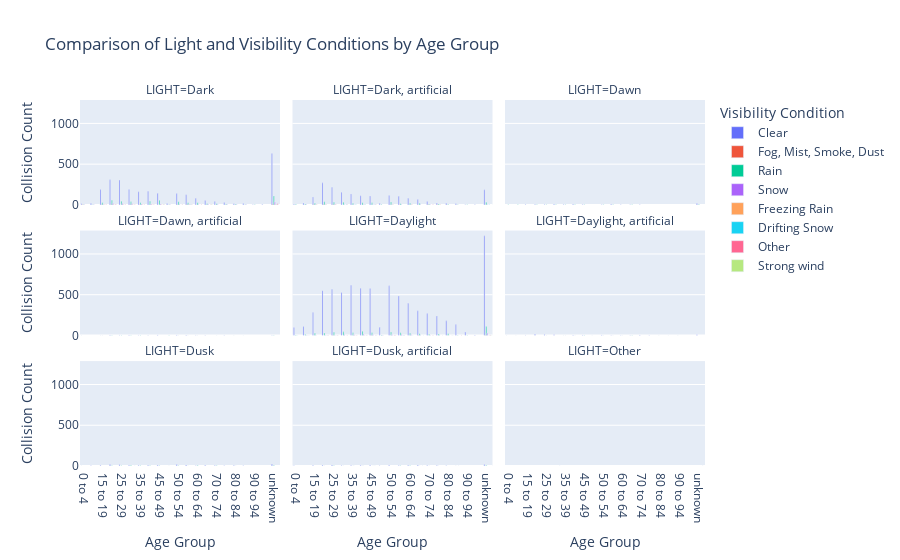

This figure's notebook cell:
### Code cell
# Filter out rows with null age values and get unique age groups
valid_age_groups = df.dropna(subset=['INVAGE'])['INVAGE'].unique()

# Group by age group, light conditions, and visibility conditions, and count the occurrences of collisions
age_light_visibility_counts = df.groupby(['INVAGE', 'LIGHT', 'VISIBILITY']).size().reset_index(name='Collision Count')

# Filter only the rows with valid age groups
age_light_visibility_counts = age_light_visibility_counts[age_light_visibility_counts['INVAGE'].isin(valid_age_groups)]

# Create a grouped bar plot using Plotly
fig = px.bar(age_light_visibility_counts, x='INVAGE', y='Collision Count', color='VISIBILITY',
             facet_col='LIGHT', facet_col_wrap=3,
             title='Comparison of Light and Visibility Conditions by Age Group',
             labels={'Collision Count': 'Collision Count', 'INVAGE': 'Age Group', 'VISIBILITY': 'Visibility Condition'},
             barmode='group')

# Show the plot
fig.show()

### Figure 1 — Plotly figure (JSON) as saved in the notebook; plotly's stock layout.template omitted (floating-point values rounded to 4 significant figures)
{"data": [{"alignmentgroup": "True", "hovertemplate": "Visibility Condition=Clear<br>LIGHT=Dark<br>Age Group=%{x}<br>Collision Count=%{y}<extra></extra>", "legendgroup": "Clear", "marker": {"color": "#636efa", "pattern": {"shape": ""}}, "name": "Clear", "offsetgroup": "Clear", "orientation": "v", "showlegend": true, "textposition": "auto", "type": "bar", "x": ["0 to 4", "10 to 14", "15 to 19", "20 to 24", "25 to 29", "30 to 34", "35 to 39", "40 to 44", "45 to 49", "5 to 9", "50 to 54", "55 to 59", "60 to 64", "65 to 69", "70 to 74", "75 to 79", "80 to 84", "85 to 89", "90 to 94", "Over 95", "unknown"], "xaxis": "x7", "y": [13, 22, 188, 308, 305, 189, 162, 168, 144, 17, 139, 125, 82, 54, 41, 29, 15, 16, 2, 4, 632], "yaxis": "y7"}, {"alignmentgroup": "True", "hovertemplate": "Visibility Condition=Clear<br>LIGHT=Dark, artificial<br>Age Group=%{x}<br>Collision Count=%{y}<extra></extra>", "legendgroup": "Clear", "marker": {"color": "#636efa", "pattern": {"shape": ""}}, "name": "Clear", "offsetgroup": "Clear", "orientation": "v", "showlegend": false, "textposition": "auto", "type": "bar", "x": ["0 to 4", "10 to 14", "15 to 19", "20 to 24", "25 to 29", "30 to 34", "35 to 39", "40 to 44", "45 to 49", "5 to 9", "50 to 54", "55 to 59", "60 to 64", "65 to 69", "70 to 74", "75 to 79", "80 to 84", "85 to 89", "90 to 94", "Over 95", "unknown"], "xaxis": "x8", "y": [7, 24, 98, 271, 218, 156, 135, 113, 109, 22, 115, 105, 82, 65, 41, 25, 20, 13, 3, 2, 186], "yaxis": "y8"}, {"alignmentgroup": "True", "hovertemplate": "Visibility Condition=Clear<br>LIGHT=Dawn<br>Age Group=%{x}<br>Collision Count=%{y}<extra></extra>", "legendgroup": "Clear", "marker": {"color": "#636efa", "pattern": {"shape": ""}}, "name": "Clear", "offsetgroup": "Clear", "orientation": "v", "showlegend": false, "textposition": "auto", "type": "bar", "x": ["15 to 19", "20 to 24", "25 to 29", "30 to 34", "35 to 39", "40 to 44", "45 to 49", "50 to 54", "55 to 59", "60 to 64", "65 to 69", "70 to 74", "unknown"], "xaxis": "x9", "y": [4, 5, 4, 8, 4, 9, 6, 3, 8, 3, 3, 1, 16], "yaxis": "y9"}, {"alignmentgroup": "True", "hovertemplate": "Visibility Condition=Clear<br>LIGHT=Dawn, artificial<br>Age Group=%{x}<br>Collision Count=%{y}<extra></extra>", "legendgroup": "Clear", "marker": {"color": "#636efa", "pattern": {"shape": ""}}, "name": "Clear", "offsetgroup": "Clear", "orientation": "v", "showlegend": false, "textposition": "auto", "type": "bar", "x": ["0 to 4", "15 to 19", "20 to 24", "25 to 29", "30 to 34", "35 to 39", "40 to 44", "45 to 49", "50 to 54", "55 to 59", "60 to 64", "65 to 69", "75 to 79", "80 to 84", "85 to 89", "unknown"], "xaxis": "x4", "y": [1, 1, 6, 4, 6, 3, 3, 7, 7, 5, 4, 2, 2, 1, 1, 4], "yaxis": "y4"}, {"alignmentgroup": "True", "hovertemplate": "Visibility Condition=Clear<br>LIGHT=Daylight<br>Age Group=%{x}<br>Collision Count=%{y}<extra></extra>", "legendgroup": "Clear", "marker": {"color": "#636efa", "pattern": {"shape": ""}}, "name": "Clear", "offsetgroup": "Clear", "orientation": "v", "showlegend": false, "textposition": "auto", "type": "bar", "x": ["0 to 4", "10 to 14", "15 to 19", "20 to 24", "25 to 29", "30 to 34", "35 to 39", "40 to 44", "45 to 49", "5 to 9", "50 to 54", "55 to 59", "60 to 64", "65 to 69", "70 to 74", "75 to 79", "80 to 84", "85 to 89", "90 to 94", "Over 95", "unknown"], "xaxis": "x5", "y": [99, 109, 281, 550, 568, 528, 617, 580, 577, 100, 609, 485, 395, 303, 268, 238, 179, 133, 41, 5, 1223], "yaxis": "y5"}, {"alignmentgroup": "True", "hovertemplate": "Visibility Condition=Clear<br>LIGHT=Daylight, artificial<br>Age Group=%{x}<br>Collision Count=%{y}<extra></extra>", "legendgroup": "Clear", "marker": {"color": "#636efa", "pattern": {"shape": ""}}, "name": "Clear", "offsetgroup": "Clear", "orientation": "v", "showlegend": false, "textposition": "auto", "type": "bar", "x": ["0 to 4", "10 to 14", "15 to 19", "20 to 24", "25 to 29", "30 to 34", "35 to 39", "40 to 44", "45 to 49", "5 to 9", "50 to 54", "55 to 59", "60 to 64", "65 to 69", "70 to 74", "75 to 79", "80 to 84", "85 to 89", "90 to 94", "unknown"], "xaxis": "x6", "y": [1, 1, 3, 14, 12, 8, 1, 6, 6, 1, 7, 4, 2, 3, 5, 4, 1, 1, 1, 8], "yaxis": "y6"}, {"alignmentgroup": "True", "hovertemplate": "Visibility Condition=Clear<br>LIGHT=Dusk<br>Age Group=%{x}<br>Collision Count=%{y}<extra></extra>", "legendgroup": "Clear", "marker": {"color": "#636efa", "pattern": {"shape": ""}}, "name": "Clear", "offsetgroup": "Clear", "orientation": "v", "showlegend": false, "textposition": "auto", "type": "bar", "x": ["0 to 4", "10 to 14", "15 to 19", "20 to 24", "25 to 29", "30 to 34", "35 to 39", "40 to 44", "45 to 49", "50 to 54", "55 to 59", "60 to 64", "65 to 69", "70 to 74", "75 to 79", "80 to 84", "85 to 89", "unknown"], "xaxis": "x", "y": [1, 2, 10, 19, 14, 9, 9, 9, 11, 17, 11, 4, 9, 5, 3, 6, 2, 24], "yaxis": "y"}, {"alignmentgroup": "True", "hovertemplate": "Visibility Condition=Clear<br>LIGHT=Dusk, artificial<br>Age Group=%{x}<br>Collision Count=%{y}<extra></extra>", "legendgroup": "Clear", "marker": {"color": "#636efa", "pattern": {"shape": ""}}, "name": "Clear", "offsetgroup": "Clear", "orientation": "v", "showlegend": false, "textposition": "auto", "type": "bar", "x": ["0 to 4", "15 to 19", "20 to 24", "25 to 29", "30 to 34", "35 to 39", "40 to 44", "45 to 49", "5 to 9", "50 to 54", "55 to 59", "60 to 64", "65 to 69", "70 to 74", "75 to 79", "80 to 84", "85 to 89", "unknown"], "xaxis": "x2", "y": [3, 5, 12, 11, 6, 7, 8, 9, 4, 8, 6, 8, 11, 5, 7, 3, 1, 17], "yaxis": "y2"}, {"alignmentgroup": "True", "hovertemplate": "Visibility Condition=Fog, Mist, Smoke, Dust<br>LIGHT=Dark<br>Age Group=%{x}<br>Collision Count=%{y}<extra></extra>", "legendgroup": "Fog, Mist, Smoke, Dust", "marker": {"color": "#EF553B", "pattern": {"shape": ""}}, "name": "Fog, Mist, Smoke, Dust", "offsetgroup": "Fog, Mist, Smoke, Dust", "orientation": "v", "showlegend": true, "textposition": "auto", "type": "bar", "x": ["0 to 4", "15 to 19", "20 to 24", "30 to 34", "35 to 39", "50 to 54", "55 to 59", "unknown"], "xaxis": "x7", "y": [1, 2, 3, 1, 1, 2, 1, 7], "yaxis": "y7"}, {"alignmentgroup": "True", "hovertemplate": "Visibility Condition=Fog, Mist, Smoke, Dust<br>LIGHT=Dark, artificial<br>Age Group=%{x}<br>Collision Count=%{y}<extra></extra>", "legendgroup": "Fog, Mist, Smoke, Dust", "marker": {"color": "#EF553B", "pattern": {"shape": ""}}, "name": "Fog, Mist, Smoke, Dust", "offsetgroup": "Fog, Mist, Smoke, Dust", "orientation": "v", "showlegend": false, "textposition": "auto", "type": "bar", "x": ["15 to 19", "20 to 24", "25 to 29", "55 to 59", "70 to 74", "75 to 79"], "xaxis": "x8", "y": [2, 4, 1, 2, 1, 1], "yaxis": "y8"}, {"alignmentgroup": "True", "hovertemplate": "Visibility Condition=Fog, Mist, Smoke, Dust<br>LIGHT=Daylight<br>Age Group=%{x}<br>Collision Count=%{y}<extra></extra>", "legendgroup": "Fog, Mist, Smoke, Dust", "marker": {"color": "#EF553B", "pattern": {"shape": ""}}, "name": "Fog, Mist, Smoke, Dust", "offsetgroup": "Fog, Mist, Smoke, Dust", "orientation": "v", "showlegend": false, "textposition": "auto", "type": "bar", "x": ["15 to 19", "25 to 29", "35 to 39", "40 to 44", "45 to 49", "60 to 64", "65 to 69", "80 to 84", "unknown"], "xaxis": "x5", "y": [1, 2, 1, 1, 2, 1, 2, 1, 4], "yaxis": "y5"}, {"alignmentgroup": "True", "hovertemplate": "Visibility Condition=Rain<br>LIGHT=Dark<br>Age Group=%{x}<br>Collision Count=%{y}<extra></extra>", "legendgroup": "Rain", "marker": {"color": "#00cc96", "pattern": {"shape": ""}}, "name": "Rain", "offsetgroup": "Rain", "orientation": "v", "showlegend": true, "textposition": "auto", "type": "bar", "x": ["0 to 4", "10 to 14", "15 to 19", "20 to 24", "25 to 29", "30 to 34", "35 to 39", "40 to 44", "45 to 49", "5 to 9", "50 to 54", "55 to 59", "60 to 64", "65 to 69", "70 to 74", "75 to 79", "80 to 84", "85 to 89", "90 to 94", "unknown"], "xaxis": "x7", "y": [2, 2, 26, 57, 46, 38, 27, 44, 56, 2, 40, 28, 27, 15, 15, 8, 8, 3, 1, 110], "yaxis": "y7"}, {"alignmentgroup": "True", "hovertemplate": "Visibility Condition=Rain<br>LIGHT=Dark, artificial<br>Age Group=%{x}<br>Collision Count=%{y}<extra></extra>", "legendgroup": "Rain", "marker": {"color": "#00cc96", "pattern": {"shape": ""}}, "name": "Rain", "offsetgroup": "Rain", "orientation": "v", "showlegend": false, "textposition": "auto", "type": "bar", "x": ["0 to 4", "10 to 14", "15 to 19", "20 to 24", "25 to 29", "30 to 34", "35 to 39", "40 to 44", "45 to 49", "5 to 9", "50 to 54", "55 to 59", "60 to 64", "65 to 69", "70 to 74", "75 to 79", "80 to 84", "85 to 89", "90 to 94", "unknown"], "xaxis": "x8", "y": [4, 11, 20, 39, 32, 34, 22, 27, 26, 6, 35, 15, 20, 19, 8, 11, 4, 3, 1, 34], "yaxis": "y8"}, {"alignmentgroup": "True", "hovertemplate": "Visibility Condition=Rain<br>LIGHT=Dawn<br>Age Group=%{x}<br>Collision Count=%{y}<extra></extra>", "legendgroup": "Rain", "marker": {"color": "#00cc96", "pattern": {"shape": ""}}, "name": "Rain", "offsetgroup": "Rain", "orientation": "v", "showlegend": false, "textposition": "auto", "type": "bar", "x": ["0 to 4", "10 to 14", "20 to 24", "25 to 29", "30 to 34", "35 to 39", "40 to 44", "45 to 49", "50 to 54", "55 to 59", "65 to 69", "unknown"], "xaxis": "x9", "y": [1, 1, 1, 3, 2, 3, 1, 2, 2, 1, 1, 6], "yaxis": "y9"}, {"alignmentgroup": "True", "hovertemplate": "Visibility Condition=Rain<br>LIGHT=Dawn, artificial<br>Age Group=%{x}<br>Collision Count=%{y}<extra></extra>", "legendgroup": "Rain", "marker": {"color": "#00cc96", "pattern": {"shape": ""}}, "name": "Rain", "offsetgroup": "Rain", "orientation": "v", "showlegend": false, "textposition": "auto", "type": "bar", "x": ["15 to 19", "20 to 24", "25 to 29", "30 to 34", "35 to 39", "5 to 9", "50 to 54", "55 to 59", "60 to 64", "70 to 74", "unknown"], "xaxis": "x4", "y": [1, 2, 2, 4, 2, 2, 1, 1, 1, 1, 4], "yaxis": "y4"}, {"alignmentgroup": "True", "hovertemplate": "Visibility Condition=Rain<br>LIGHT=Daylight<br>Age Group=%{x}<br>Collision Count=%{y}<extra></extra>", "legendgroup": "Rain", "marker": {"color": "#00cc96", "pattern": {"shape": ""}}, "name": "Rain", "offsetgroup": "Rain", "orientation": "v", "showlegend": false, "textposition": "auto", "type": "bar", "x": ["0 to 4", "10 to 14", "15 to 19", "20 to 24", "25 to 29", "30 to 34", "35 to 39", "40 to 44", "45 to 49", "5 to 9", "50 to 54", "55 to 59", "60 to 64", "65 to 69", "70 to 74", "75 to 79", "80 to 84", "85 to 89", "90 to 94", "unknown"], "xaxis": "x5", "y": [5, 13, 26, 30, 39, 44, 32, 53, 33, 6, 43, 33, 26, 22, 16, 18, 21, 4, 3, 109], "yaxis": "y5"}, {"alignmentgroup": "True", "hovertemplate": "Visibility Condition=Rain<br>LIGHT=Daylight, artificial<br>Age Group=%{x}<br>Collision Count=%{y}<extra></extra>", "legendgroup": "Rain", "marker": {"color": "#00cc96", "pattern": {"shape": ""}}, "name": "Rain", "offsetgroup": "Rain", "orientation": "v", "showlegend": false, "textposition": "auto", "type": "bar", "x": ["25 to 29", "35 to 39", "40 to 44", "45 to 49", "50 to 54", "55 to 59", "60 to 64", "65 to 69"], "xaxis": "x6", "y": [1, 1, 1, 2, 1, 1, 1, 2], "yaxis": "y6"}, {"alignmentgroup": "True", "hovertemplate": "Visibility Condition=Rain<br>LIGHT=Dusk<br>Age Group=%{x}<br>Collision Count=%{y}<extra></extra>", "legendgroup": "Rain", "marker": {"color": "#00cc96", "pattern": {"shape": ""}}, "name": "Rain", "offsetgroup": "Rain", "orientation": "v", "showlegend": false, "textposition": "auto", "type": "bar", "x": ["20 to 24", "25 to 29", "30 to 34", "35 to 39", "40 to 44", "45 to 49", "5 to 9", "50 to 54", "55 to 59", "60 to 64", "70 to 74", "80 to 84", "unknown"], "xaxis": "x", "y": [3, 2, 5, 2, 3, 2, 1, 2, 1, 5, 2, 1, 6], "yaxis": "y"}, {"alignmentgroup": "True", "hovertemplate": "Visibility Condition=Rain<br>LIGHT=Dusk, artificial<br>Age Group=%{x}<br>Collision Count=%{y}<extra></extra>", "legendgroup": "Rain", "marker": {"color": "#00cc96", "pattern": {"shape": ""}}, "name": "Rain", "offsetgroup": "Rain", "orientation": "v", "showlegend": false, "textposition": "auto", "type": "bar", "x": ["20 to 24", "25 to 29", "30 to 34", "35 to 39", "40 to 44", "55 to 59", "60 to 64", "65 to 69", "70 to 74", "75 to 79", "unknown"], "xaxis": "x2", "y": [1, 3, 1, 1, 1, 4, 2, 1, 1, 1, 5], "yaxis": "y2"}, {"alignmentgroup": "True", "hovertemplate": "Visibility Condition=Snow<br>LIGHT=Dark<br>Age Group=%{x}<br>Collision Count=%{y}<extra></extra>", "legendgroup": "Snow", "marker": {"color": "#ab63fa", "pattern": {"shape": ""}}, "name": "Snow", "offsetgroup": "Snow", "orientation": "v", "showlegend": true, "textposition": "auto", "type": "bar", "x": ["0 to 4", "10 to 14", "15 to 19", "20 to 24", "25 to 29", "30 to 34", "35 to 39", "40 to 44", "45 to 49", "5 to 9", "50 to 54", "55 to 59", "60 to 64", "65 to 69", "70 to 74", "75 to 79", "80 to 84", "85 to 89", "unknown"], "xaxis": "x7", "y": [3, 2, 3, 16, 16, 13, 11, 11, 11, 1, 4, 6, 1, 4, 5, 1, 1, 2, 35], "yaxis": "y7"}, {"alignmentgroup": "True", "hovertemplate": "Visibility Condition=Snow<br>LIGHT=Dark, artificial<br>Age Group=%{x}<br>Collision Count=%{y}<extra></extra>", "legendgroup": "Snow", "marker": {"color": "#ab63fa", "pattern": {"shape": ""}}, "name": "Snow", "offsetgroup": "Snow", "orientation": "v", "showlegend": false, "textposition": "auto", "type": "bar", "x": ["10 to 14", "15 to 19", "20 to 24", "25 to 29", "30 to 34", "35 to 39", "40 to 44", "45 to 49", "50 to 54", "55 to 59", "60 to 64", "65 to 69", "70 to 74", "unknown"], "xaxis": "x8", "y": [1, 2, 2, 4, 3, 1, 1, 1, 1, 2, 2, 1, 3, 2], "yaxis": "y8"}, {"alignmentgroup": "True", "hovertemplate": "Visibility Condition=Snow<br>LIGHT=Daylight<br>Age Group=%{x}<br>Collision Count=%{y}<extra></extra>", "legendgroup": "Snow", "marker": {"color": "#ab63fa", "pattern": {"shape": ""}}, "name": "Snow", "offsetgroup": "Snow", "orientation": "v", "showlegend": false, "textposition": "auto", "type": "bar", "x": ["10 to 14", "15 to 19", "20 to 24", "25 to 29", "30 to 34", "35 to 39", "40 to 44", "45 to 49", "5 to 9", "50 to 54", "55 to 59", "60 to 64", "65 to 69", "70 to 74", "75 to 79", "80 to 84", "unknown"], "xaxis": "x5", "y": [2, 2, 4, 4, 8, 9, 14, 10, 3, 10, 12, 9, 4, 3, 4, 1, 28], "yaxis": "y5"}, {"alignmentgroup": "True", "hovertemplate": "Visibility Condition=Snow<br>LIGHT=Dusk, artificial<br>Age Group=%{x}<br>Collision Count=%{y}<extra></extra>", "legendgroup": "Snow", "marker": {"color": "#ab63fa", "pattern": {"shape": ""}}, "name": "Snow", "offsetgroup": "Snow", "orientation": "v", "showlegend": false, "textposition": "auto", "type": "bar", "x": ["35 to 39", "40 to 44", "45 to 49", "85 to 89"], "xaxis": "x2", "y": [1, 1, 1, 1], "yaxis": "y2"}, {"alignmentgroup": "True", "hovertemplate": "Visibility Condition=Freezing Rain<br>LIGHT=Dark<br>Age Group=%{x}<br>Collision Count=%{y}<extra></extra>", "legendgroup": "Freezing Rain", "marker": {"color": "#FFA15A", "pattern": {"shape": ""}}, "name": "Freezing Rain", "offsetgroup": "Freezing Rain", "orientation": "v", "showlegend": true, "textposition": "auto", "type": "bar", "x": ["15 to 19", "20 to 24", "25 to 29", "30 to 34", "35 to 39", "40 to 44", "45 to 49", "55 to 59", "unknown"], "xaxis": "x7", "y": [2, 1, 2, 2, 2, 2, 3, 1, 6], "yaxis": "y7"}, {"alignmentgroup": "True", "hovertemplate": "Visibility Condition=Freezing Rain<br>LIGHT=Dark, artificial<br>Age Group=%{x}<br>Collision Count=%{y}<extra></extra>", "legendgroup": "Freezing Rain", "marker": {"color": "#FFA15A", "pattern": {"shape": ""}}, "name": "Freezing Rain", "offsetgroup": "Freezing Rain", "orientation": "v", "showlegend": false, "textposition": "auto", "type": "bar", "x": ["15 to 19", "20 to 24", "25 to 29", "40 to 44", "50 to 54", "60 to 64", "75 to 79"], "xaxis": "x8", "y": [1, 1, 2, 1, 2, 1, 1], "yaxis": "y8"}, {"alignmentgroup": "True", "hovertemplate": "Visibility Condition=Freezing Rain<br>LIGHT=Daylight<br>Age Group=%{x}<br>Collision Count=%{y}<extra></extra>", "legendgroup": "Freezing Rain", "marker": {"color": "#FFA15A", "pattern": {"shape": ""}}, "name": "Freezing Rain", "offsetgroup": "Freezing Rain", "orientation": "v", "showlegend": false, "textposition": "auto", "type": "bar", "x": ["0 to 4", "10 to 14", "20 to 24", "35 to 39", "40 to 44", "5 to 9", "55 to 59", "60 to 64", "unknown"], "xaxis": "x5", "y": [1, 1, 1, 2, 2, 1, 1, 1, 1], "yaxis": "y5"}, {"alignmentgroup": "True", "hovertemplate": "Visibility Condition=Drifting Snow<br>LIGHT=Dark<br>Age Group=%{x}<br>Collision Count=%{y}<extra></extra>", "legendgroup": "Drifting Snow", "marker": {"color": "#19d3f3", "pattern": {"shape": ""}}, "name": "Drifting Snow", "offsetgroup": "Drifting Snow", "orientation": "v", "showlegend": true, "textposition": "auto", "type": "bar", "x": ["55 to 59", "unknown"], "xaxis": "x7", "y": [1, 1], "yaxis": "y7"}, {"alignmentgroup": "True", "hovertemplate": "Visibility Condition=Drifting Snow<br>LIGHT=Dark, artificial<br>Age Group=%{x}<br>Collision Count=%{y}<extra></extra>", "legendgroup": "Drifting Snow", "marker": {"color": "#19d3f3", "pattern": {"shape": ""}}, "name": "Drifting Snow", "offsetgroup": "Drifting Snow", "orientation": "v", "showlegend": false, "textposition": "auto", "type": "bar", "x": ["30 to 34", "35 to 39", "40 to 44", "45 to 49", "unknown"], "xaxis": "x8", "y": [1, 1, 1, 1, 1], "yaxis": "y8"}, {"alignmentgroup": "True", "hovertemplate": "Visibility Condition=Drifting Snow<br>LIGHT=Daylight<br>Age Group=%{x}<br>Collision Count=%{y}<extra></extra>", "legendgroup": "Drifting Snow", "marker": {"color": "#19d3f3", "pattern": {"shape": ""}}, "name": "Drifting Snow", "offsetgroup": "Drifting Snow", "orientation": "v", "showlegend": false, "textposition": "auto", "type": "bar", "x": ["10 to 14", "20 to 24", "25 to 29", "50 to 54", "55 to 59", "60 to 64"], "xaxis": "x5", "y": [1, 1, 1, 1, 3, 1], "yaxis": "y5"}, {"alignmentgroup": "True", "hovertemplate": "Visibility Condition=Drifting Snow<br>LIGHT=Dusk, artificial<br>Age Group=%{x}<br>Collision Count=%{y}<extra></extra>", "legendgroup": "Drifting Snow", "marker": {"color": "#19d3f3", "pattern": {"shape": ""}}, "name": "Drifting Snow", "offsetgroup": "Drifting Snow", "orientation": "v", "showlegend": false, "textposition": "auto", "type": "bar", "x": ["45 to 49", "65 to 69"], "xaxis": "x2", "y": [1, 1], "yaxis": "y2"}, {"alignmentgroup": "True", "hovertemplate": "Visibility Condition=Other<br>LIGHT=Dark<br>Age Group=%{x}<br>Collision Count=%{y}<extra></extra>", "legendgroup": "Other", "marker": {"color": "#FF6692", "pattern": {"shape": ""}}, "name": "Other", "offsetgroup": "Other", "orientation": "v", "showlegend": true, "textposition": "auto", "type": "bar", "x": ["15 to 19", "20 to 24", "25 to 29", "30 to 34", "35 to 39", "40 to 44", "45 to 49", "50 to 54", "55 to 59", "60 to 64", "65 to 69", "unknown"], "xaxis": "x7", "y": [1, 6, 2, 1, 1, 1, 2, 3, 3, 1, 3, 13], "yaxis": "y7"}, {"alignmentgroup": "True", "hovertemplate": "Visibility Condition=Other<br>LIGHT=Dark, artificial<br>Age Group=%{x}<br>Collision Count=%{y}<extra></extra>", "legendgroup": "Other", "marker": {"color": "#FF6692", "pattern": {"shape": ""}}, "name": "Other", "offsetgroup": "Other", "orientation": "v", "showlegend": false, "textposition": "auto", "type": "bar", "x": ["30 to 34", "45 to 49", "70 to 74"], "xaxis": "x8", "y": [1, 2, 1], "yaxis": "y8"}, {"alignmentgroup": "True", "hovertemplate": "Visibility Condition=Other<br>LIGHT=Daylight<br>Age Group=%{x}<br>Collision Count=%{y}<extra></extra>", "legendgroup": "Other", "marker": {"color": "#FF6692", "pattern": {"shape": ""}}, "name": "Other", "offsetgroup": "Other", "orientation": "v", "showlegend": false, "textposition": "auto", "type": "bar", "x": ["10 to 14", "20 to 24", "25 to 29", "30 to 34", "35 to 39", "40 to 44", "45 to 49", "50 to 54", "55 to 59", "65 to 69", "70 to 74", "75 to 79", "80 to 84", "85 to 89", "unknown"], "xaxis": "x5", "y": [1, 4, 4, 2, 2, 4, 4, 6, 4, 1, 3, 1, 1, 3, 7], "yaxis": "y5"}, {"alignmentgroup": "True", "hovertemplate": "Visibility Condition=Other<br>LIGHT=Dusk<br>Age Group=%{x}<br>Collision Count=%{y}<extra></extra>", "legendgroup": "Other", "marker": {"color": "#FF6692", "pattern": {"shape": ""}}, "name": "Other", "offsetgroup": "Other", "orientation": "v", "showlegend": false, "textposition": "auto", "type": "bar", "x": ["30 to 34"], "xaxis": "x", "y": [1], "yaxis": "y"}, {"alignmentgroup": "True", "hovertemplate": "Visibility Condition=Other<br>LIGHT=Other<br>Age Group=%{x}<br>Collision Count=%{y}<extra></extra>", "legendgroup": "Other", "marker": {"color": "#FF6692", "pattern": {"shape": ""}}, "name": "Other", "offsetgroup": "Other", "orientation": "v", "showlegend": false, "textposition": "auto", "type": "bar", "x": ["30 to 34", "unknown"], "xaxis": "x3", "y": [1, 1], "yaxis": "y3"}, {"alignmentgroup": "True", "hovertemplate": "Visibility Condition=Strong wind<br>LIGHT=Dark<br>Age Group=%{x}<br>Collision Count=%{y}<extra></extra>", "legendgroup": "Strong wind", "marker": {"color": "#B6E880", "pattern": {"shape": ""}}, "name": "Strong wind", "offsetgroup": "Strong wind", "orientation": "v", "showlegend": true, "textposition": "auto", "type": "bar", "x": ["45 to 49", "65 to 69"], "xaxis": "x7", "y": [1, 1], "yaxis": "y7"}, {"alignmentgroup": "True", "hovertemplate": "Visibility Condition=Strong wind<br>LIGHT=Daylight<br>Age Group=%{x}<br>Collision Count=%{y}<extra></extra>", "legendgroup": "Strong wind", "marker": {"color": "#B6E880", "pattern": {"shape": ""}}, "name": "Strong wind", "offsetgroup": "Strong wind", "orientation": "v", "showlegend": false, "textposition": "auto", "type": "bar", "x": ["40 to 44", "45 to 49", "50 to 54", "80 to 84", "unknown"], "xaxis": "x5", "y": [1, 1, 1, 1, 2], "yaxis": "y5"}], "layout": {"annotations": [{"font": {}, "showarrow": false, "text": "LIGHT=Dusk", "x": 0.16, "xanchor": "center", "xref": "paper", "y": 0.2867, "yanchor": "bottom", "yref": "paper"}, {"font": {}, "showarrow": false, "text": "LIGHT=Dusk, artificial", "x": 0.5, "xanchor": "center", "xref": "paper", "y": 0.2867, "yanchor": "bottom", "yref": "paper"}, {"font": {}, "showarrow": false, "text": "LIGHT=Other", "x": 0.84, "xanchor": "center", "xref": "paper", "y": 0.2867, "yanchor": "bottom", "yref": "paper"}, {"font": {}, "showarrow": false, "text": "LIGHT=Dawn, artificial", "x": 0.16, "xanchor": "center", "xref": "paper", "y": 0.6433, "yanchor": "bottom", "yref": "paper"}, {"font": {}, "showarrow": false, "text": "LIGHT=Daylight", "x": 0.5, "xanchor": "center", "xref": "paper", "y": 0.6433, "yanchor": "bottom", "yref": "paper"}, {"font": {}, "showarrow": false, "text": "LIGHT=Daylight, artificial", "x": 0.84, "xanchor": "center", "xref": "paper", "y": 0.6433, "yanchor": "bottom", "yref": "paper"}, {"font": {}, "showarrow": false, "text": "LIGHT=Dark", "x": 0.16, "xanchor": "center", "xref": "paper", "y": 1.0, "yanchor": "bottom", "yref": "paper"}, {"font": {}, "showarrow": false, "text": "LIGHT=Dark, artificial", "x": 0.5, "xanchor": "center", "xref": "paper", "y": 1.0, "yanchor": "bottom", "yref": "paper"}, {"font": {}, "showarrow": false, "text": "LIGHT=Dawn", "x": 0.84, "xanchor": "center", "xref": "paper", "y": 1.0, "yanchor": "bottom", "yref": "paper"}], "barmode": "group", "legend": {"title": {"text": "Visibility Condition"}, "tracegroupgap": 0}, "title": {"text": "Comparison of Light and Visibility Conditions by Age Group"}, "xaxis": {"anchor": "y", "domain": [0, 0.32], "title": {"text": "Age Group"}}, "xaxis2": {"anchor": "y2", "domain": [0.34, 0.66], "matches": "x", "title": {"text": "Age Group"}}, "xaxis3": {"anchor": "y3", "domain": [0.68, 1.0], "matches": "x", "title": {"text": "Age Group"}}, "xaxis4": {"anchor": "y4", "domain": [0, 0.32], "matches": "x", "showticklabels": false}, "xaxis5": {"anchor": "y5", "domain": [0.34, 0.66], "matches": "x", "showticklabels": false}, "xaxis6": {"anchor": "y6", "domain": [0.68, 1.0], "matches": "x", "showticklabels": false}, "xaxis7": {"anchor": "y7", "domain": [0, 0.32], "matches": "x", "showticklabels": false}, "xaxis8": {"anchor": "y8", "domain": [0.34, 0.66], "matches": "x", "showticklabels": false}, "xaxis9": {"anchor": "y9", "domain": [0.68, 1.0], "matches": "x", "showticklabels": false}, "yaxis": {"anchor": "x", "domain": [0, 0.2867], "title": {"text": "Collision Count"}}, "yaxis2": {"anchor": "x2", "domain": [0, 0.2867], "matches": "y", "showticklabels": false}, "yaxis3": {"anchor": "x3", "domain": [0, 0.2867], "matches": "y", "showticklabels": false}, "yaxis4": {"anchor": "x4", "domain": [0.3567, 0.6433], "matches": "y", "title": {"text": "Collision Count"}}, "yaxis5": {"anchor": "x5", "domain": [0.3567, 0.6433], "matches": "y", "showticklabels": false}, "yaxis6": {"anchor": "x6", "domain": [0.3567, 0.6433], "matches": "y", "showticklabels": false}, "yaxis7": {"anchor": "x7", "domain": [0.7133, 1.0], "matches": "y", "title": {"text": "Collision Count"}}, "yaxis8": {"anchor": "x8", "domain": [0.7133, 1.0], "matches": "y", "showticklabels": false}, "yaxis9": {"anchor": "x9", "domain": [0.7133, 1.0], "matches": "y", "showticklabels": false}}}
